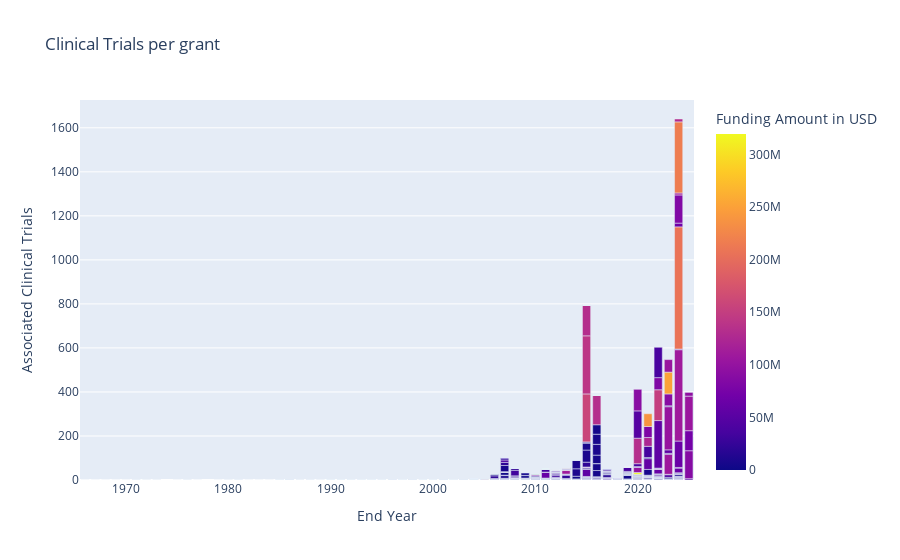

Write notebook code for a chart like this one.
### Code cell
px.bar(grants, 
       x="End Year", y="Associated Clinical Trials", 
       color="Funding Amount in USD", 
       hover_name="Title", 
       hover_data=['Dimensions ID', 'Start Year', 'End Year', 'Funder', 'Funder Country'],
       title=f"Clinical Trials per grant")

### Figure 1 — Plotly figure (JSON) as saved in the notebook; plotly's stock layout.template omitted (floating-point values rounded to 4 significant figures; data arrays with more than 128 entries replaced by an {"elided": "..."} marker saying what was removed)
{"data": [{"alignmentgroup": "True", "customdata": {"elided": "1158x4 mixed values"}, "hovertemplate": "<b>%{hovertext}</b><br><br>End Year=%{x}<br>Associated Clinical Trials=%{y}<br>Dimensions ID=%{customdata[0]}<br>Start Year=%{customdata[1]}<br>Funder=%{customdata[2]}<br>Funder Country=%{customdata[3]}<br>Funding Amount in USD=%{marker.color}<extra></extra>", "hovertext": {"elided": "1158 str values"}, "legendgroup": "", "marker": {"color": {"elided": "1158 int values"}, "coloraxis": "coloraxis", "pattern": {"shape": ""}}, "name": "", "offsetgroup": "", "orientation": "v", "showlegend": false, "textposition": "auto", "type": "bar", "x": {"elided": "1158 int values"}, "xaxis": "x", "y": {"elided": "1158 int values"}, "yaxis": "y"}], "layout": {"autosize": true, "barmode": "relative", "coloraxis": {"colorbar": {"title": {"text": "Funding Amount in USD"}}, "colorscale": [[0, "#0d0887"], [0.1111, "#46039f"], [0.2222, "#7201a8"], [0.3333, "#9c179e"], [0.4444, "#bd3786"], [0.5556, "#d8576b"], [0.6667, "#ed7953"], [0.7778, "#fb9f3a"], [0.8889, "#fdca26"], [1, "#f0f921"]]}, "legend": {"tracegroupgap": 0}, "title": {"text": "Clinical Trials per grant"}, "xaxis": {"anchor": "y", "autorange": true, "domain": [0, 1], "range": [1966.0, 2026.0], "title": {"text": "End Year"}, "type": "linear"}, "yaxis": {"anchor": "x", "autorange": true, "domain": [0, 1], "range": [0, 1726.0], "title": {"text": "Associated Clinical Trials"}, "type": "linear"}}}
